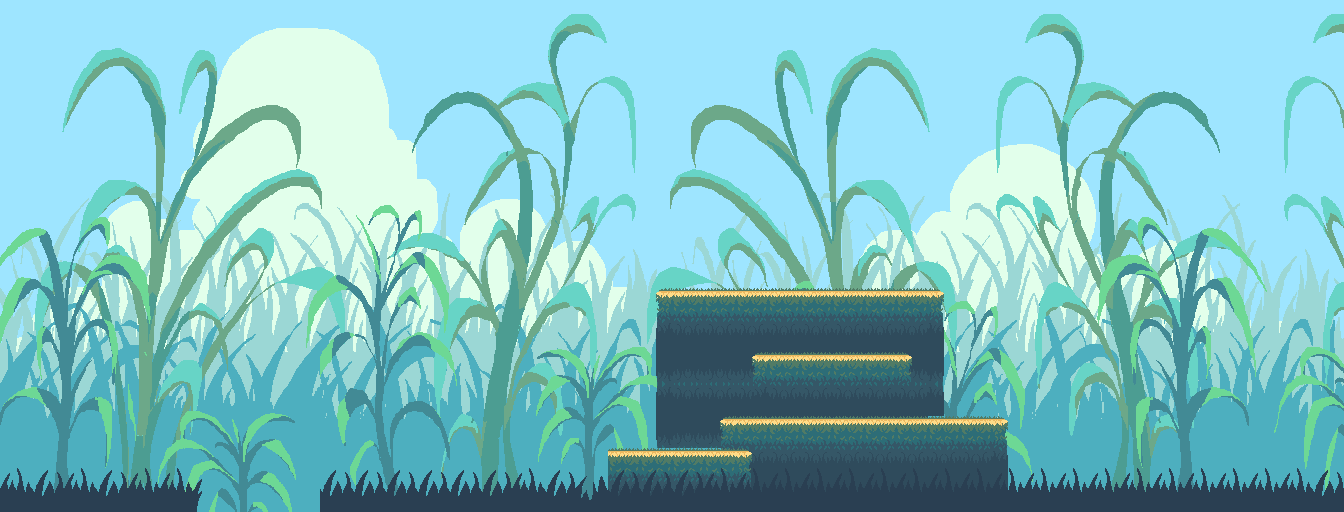

A level layout from a 2D game, rendered from its tile map. Below: a short description, then the map file with tile-grid data replaced by summaries:
An orthogonal 42x16 tile map with 32x32 px tiles, 11 tile layers (Tile Layer 1, Tile Layer 2, Tile Layer 3, Tile Layer 4, ...), 1 hidden layer not drawn.

<map version="1.10" tiledversion="1.10.2" orientation="orthogonal" renderorder="right-down" width="42" height="16" tilewidth="32" tileheight="32" infinite="0" nextlayerid="17" nextobjectid="1">
 <tileset firstgid="1" source="IMG_0619.tsx" />
 <layer id="1" name="Tile Layer 1" width="42" height="16">
  <data>[672 cells, 672 non-empty, 1 distinct tile ids]</data>
 </layer>
 <layer id="3" name="Tile Layer 2" width="42" height="16">
  <data>[672 cells, 588 non-empty, 378 distinct tile ids]</data>
 </layer>
 <layer id="7" name="Tile Layer 3" width="42" height="16">
  <data>[672 cells, 462 non-empty, 148 distinct tile ids]</data>
 </layer>
 <layer id="5" name="Tile Layer 4" width="42" height="16">
  <data>[672 cells, 294 non-empty, 106 distinct tile ids]</data>
 </layer>
 <layer id="8" name="Tile Layer 5" width="42" height="16">
  <data>[672 cells, 656 non-empty, 320 distinct tile ids]</data>
 </layer>
 <layer id="9" name="Tile Layer 6" width="42" height="16">
  <data>[672 cells, 343 non-empty, 166 distinct tile ids]</data>
 </layer>
 <layer id="10" name="Tile Layer 7" width="42" height="16" visible="0">
  <data>[672 cells, 90 non-empty, 6 distinct tile ids]</data>
 </layer>
 <layer id="15" name="Tile Layer 11" width="42" height="16">
  <data>[672 cells, 49 non-empty, 6 distinct tile ids]</data>
 </layer>
 <layer id="16" name="Tile Layer 12" width="42" height="16">
  <data>[672 cells, 11 non-empty, 5 distinct tile ids]</data>
 </layer>
 <layer id="13" name="Tile Layer 10" width="42" height="16">
  <data>[672 cells, 29 non-empty, 6 distinct tile ids]</data>
 </layer>
 <layer id="12" name="Tile Layer 9" width="42" height="16">
  <data>[672 cells, 10 non-empty, 4 distinct tile ids]</data>
 </layer>
 <layer id="11" name="Tile Layer 8" width="42" height="16">
  <data>[672 cells, 92 non-empty, 9 distinct tile ids]</data>
 </layer>
</map>